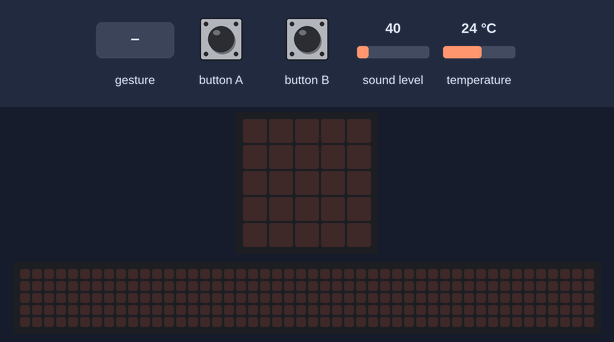
This program was run on a simulated BBC micro:bit (MakeCode). Parts: the board's 5×5 LED display, a strip that is not on the board, showing the scrolling text unrolled. The test bench sets the inputs (shaded band); at power-on: sound level 40, temperature 24 °C. The 48×5 strip is a reading aid, not a part: it shows the text the display is scrolling, unrolled, one strip-width of it at a time.

Above: at 1.2 s.
1.3 s: button A pressed for 0.15 s
At 4.01 s:
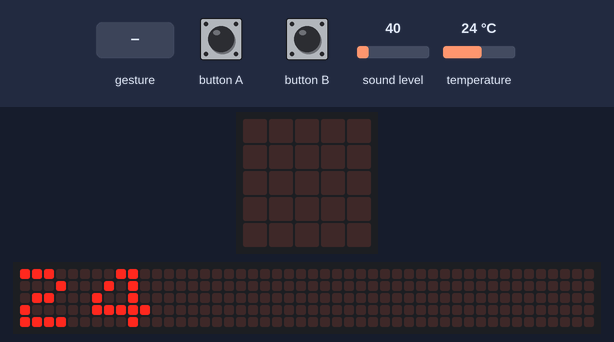
4.3 s: button B pressed for 0.15 s
At 6.92 s:
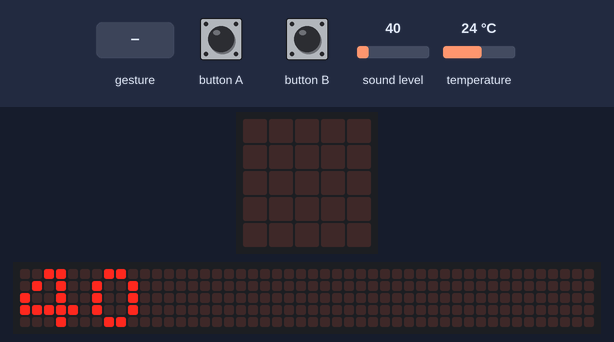
7.3 s: sound turns loud
At 10.67 s:
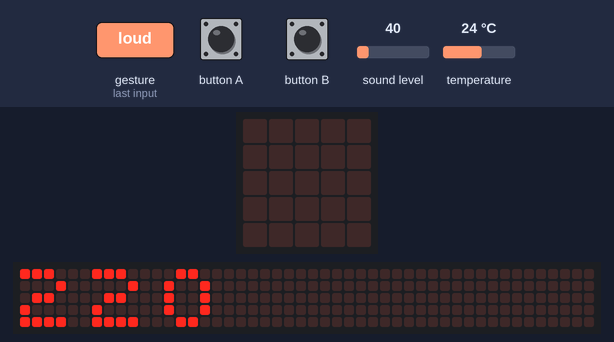
Timing chart, 0 to 12.2 s (numbered marks = the images above; inputs shaded):
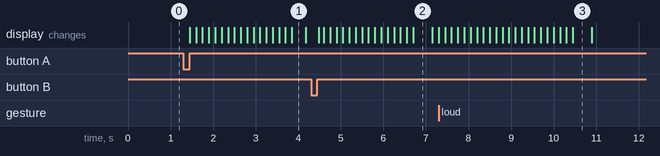

Measured:
- after the input at 1.3 s, the display: changes after 0.15 s (image 1)
- after the input at 4.3 s, the display: changes after 0.18 s (image 2)
- after the input at 7.3 s, the display: changes at once (image 3)
- what the display in image 2 shows lasts 0.5 s, from 6.7 s to 7.2 s

The program:

main.ts
```typescript
input.onButtonPressed(Button.A, function () {
    basic.showNumber(input.temperature())
})
input.onSound(DetectedSound.Loud, function () {
    basic.showNumber(input.soundLevel())
})
input.onButtonPressed(Button.B, function () {
    basic.showNumber(input.soundLevel())
})
basic.forever(function () {

})
```

test.ts
```typescript
// aquí va el archivo "tests"; esto no se compilará cuando este paquete se utilice como una extensión.
```
